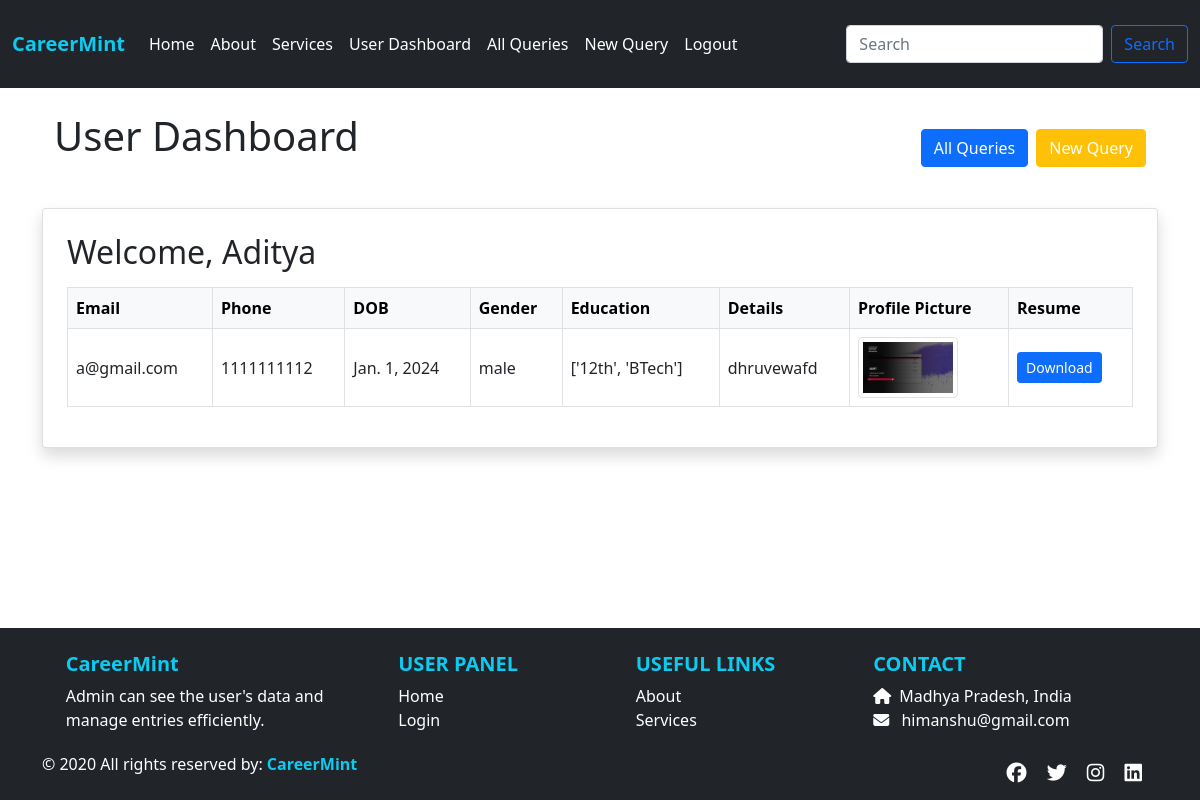
/user_dashboard1/3/, run on an earlier commit of the app's database.
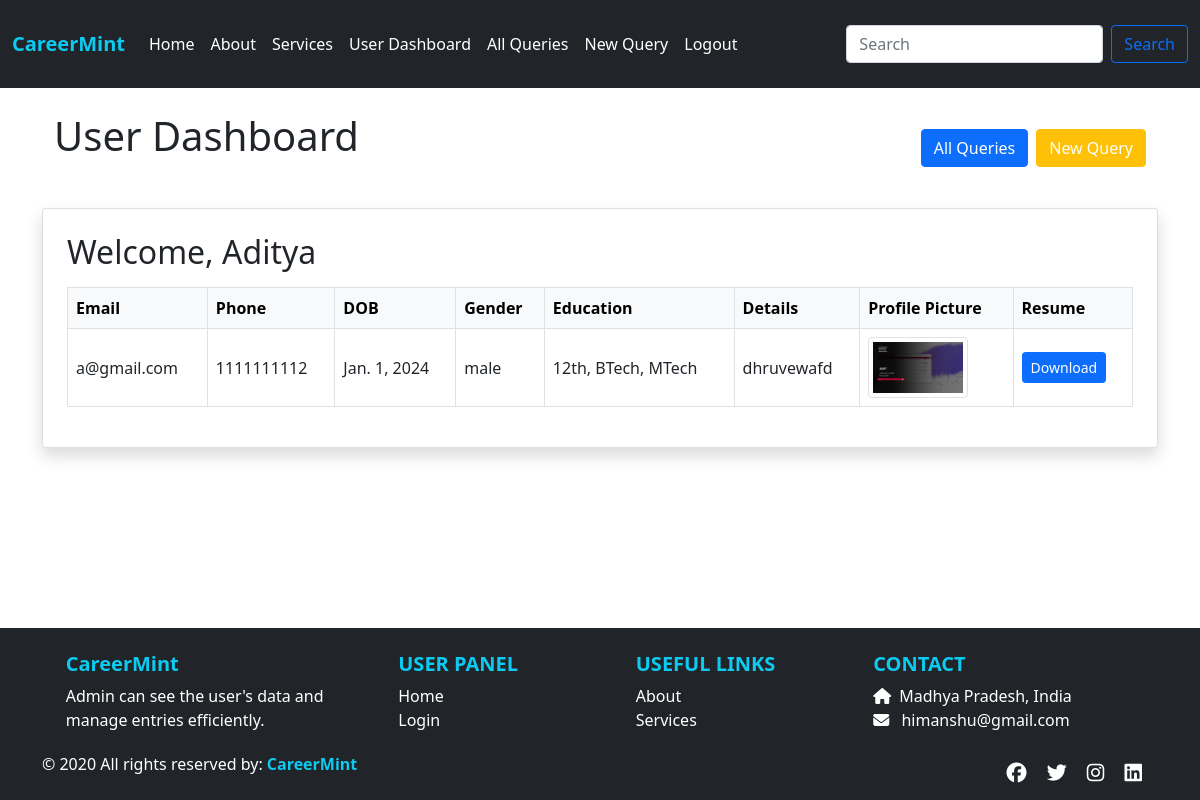
And on a later commit of the database.
### app/models.py (models this page shows, shortened)
class Users(models.Model):
    stuname = models.CharField(max_length=50)
    stuemail = models.EmailField()
    studetail = models.CharField(max_length=300)
    stuphone = models.BigIntegerField()
    studob = models.DateField(null=True, blank=True)
    stuedu = models.CharField(max_length=50, null=True, blank=True)
    stugender = models.CharField(max_length=50, null=True, blank=True)
    stuimage = models.ImageField(upload_to='images/', blank=True, null=True)
    sturesume = models.FileField(upload_to='files/', blank=True, null=True)
    stupass = models.CharField(max_length=50)

### app/views.py (the view)
# urls.py: path('user_dashboard1/<int:pk>/', views.user_dashboard1, name='user_dashboard1'),
def user_dashboard1(request, pk):
    user = Users.objects.get(id=pk)
    return render(request, 'user_dashboard.html', {'userdata': user})

### app/templates/user_dashboard.html (shortened to what this page needs)
{% extends "base.html" %}
{% load static %}
{% block css %}
<link rel="stylesheet" href="{% static 'css/style.css' %}">
{% endblock %}
{% block content %}
<div class="container mb-4">
  <div class="d-flex flex-wrap justify-content-between align-items-center gap-2">
  <h1 class="text-center mb-4">User Dashboard</h1>
    <div class="d-flex flex-wrap gap-2">
      <a href="{% url 'userallquery' pk=userdata.id %}" class="btn btn-primary">All Queries</a>
      <a href="{% url 'newquery' pk=userdata.id %}" class="btn btn-warning text-white">New Query</a>
    </div>
  </div>
</div>
  <div class="card shadow p-4">
    <h2 class="mb-3">Welcome, {{ userdata.stuname }}</h2>
    <div class="table-responsive">
      <table class="table table-bordered table-hover align-middle">
        <thead class="table-light">
          <tr>
            <th>Email</th>
            <th>Phone</th>
            <th>DOB</th>
            <th>Gender</th>
            <th>Education</th>
            <th>Details</th>
            {% if userdata.stuimage %}
              <th>Profile Picture</th>
            {% endif %}
            {% if userdata.sturesume %}
              <th>Resume</th>
            {% endif %}
          </tr>
        </thead>
        <tbody>
          <tr>
            <td>{{ userdata.stuemail }}</td>
            <td>{{ userdata.stuphone }}</td>
            <td>{{ userdata.studob }}</td>
            <td>{{ userdata.stugender }}</td>
            <td>{{ userdata.stuedu }}</td>
            <td>{{ userdata.studetail }}</td>
            {% if userdata.stuimage %}
              <td><img src="{{ userdata.stuimage.url }}" alt="Profile" class="img-thumbnail" style="max-width: 100px;"></td>
            {% endif %}
            {% if userdata.sturesume %}
              <td><a href="{{ userdata.sturesume.url }}" class="btn btn-primary btn-sm" target="_blank">Download</a></td>
            {% endif %}
          </tr>
        </tbody>
      </table>
    </div>
  </div>
</div>
{% endblock %}

What changed in the data, as far as the page shows it:
changed Users "Aditya": stuedu "['12th', 'BTech']" → "12th, BTech, MTech"
